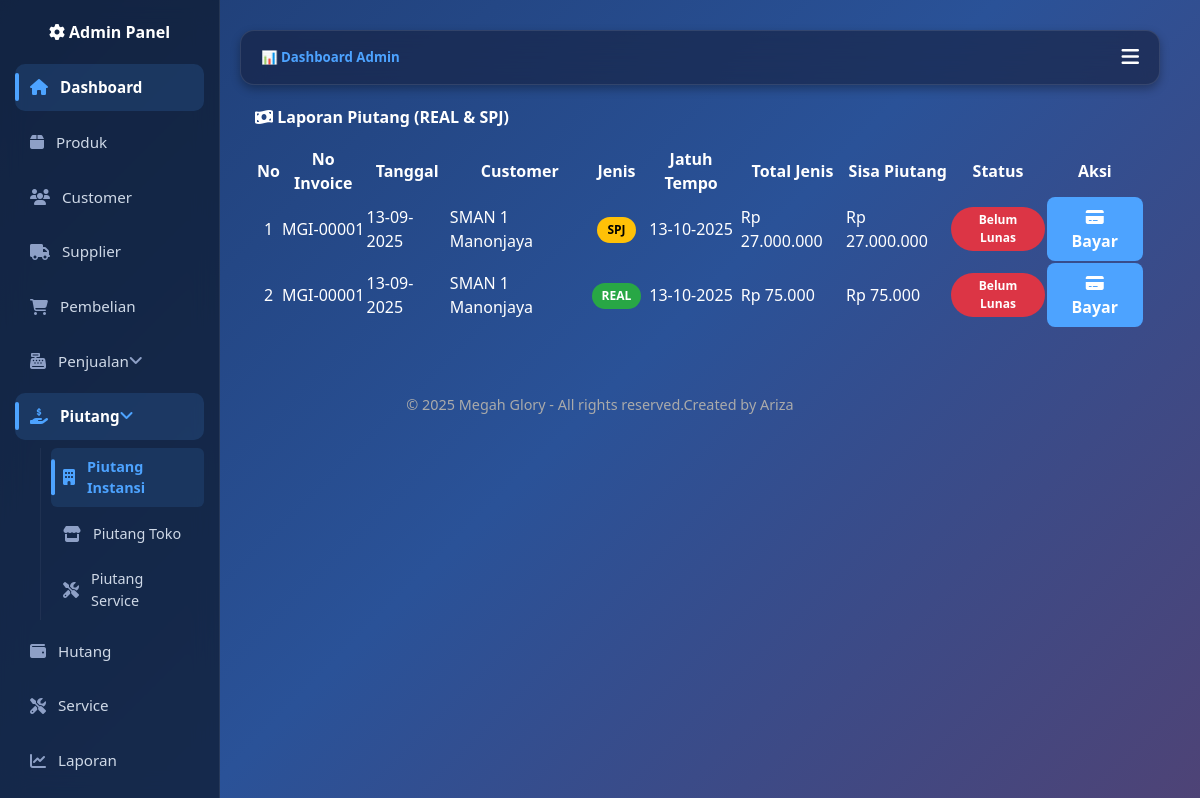
The page /Admin/Piutang/instansi/index.php (signed in) on the database its author committed.
### tables this page shows
CREATE TABLE `penjualan_instansi` (
  `id` int(11) NOT NULL,
  `no_invoice` varchar(30) NOT NULL,
  `tanggal` date NOT NULL,
  `customer_id` int(11) NOT NULL,
  `jenis_penjualan` enum('SPJ','Real','SPJ+Real') NOT NULL,
  `keterangan` text DEFAULT NULL,
  `total` decimal(15,2) DEFAULT 0.00,
  `dpp` decimal(15,2) DEFAULT 0.00,
  `ppn` decimal(15,2) DEFAULT 0.00,
  `pph` decimal(15,2) DEFAULT 0.00,
  `biaya_adm` decimal(15,2) DEFAULT 0.00,
  `total_masuk` decimal(15,2) DEFAULT 0.00,
  `status` enum('Lunas','Belum Lunas') DEFAULT 'Belum Lunas',
  `created_at` timestamp NOT NULL DEFAULT current_timestamp(),
  `updated_at` timestamp NOT NULL DEFAULT current_timestamp() ON UPDATE current_timestamp()
);

CREATE TABLE `customer` (
  `id` int(11) NOT NULL,
  `nama_customer` varchar(100) NOT NULL,
  `jenis` enum('Toko','Instansi') DEFAULT 'Toko',
  `alamat` text DEFAULT NULL,
  `no_telp` varchar(30) DEFAULT NULL,
  `email` varchar(100) DEFAULT NULL
);

### Admin/Piutang/instansi/index.php (the view, shortened to what this page needs)
<?php
include "../../../config.php";
include "../../../header.php";
function rupiah($angka) {
    return "Rp " . number_format($angka, 0, ',', '.');
}
$sql = "
SELECT
    p.id,
    p.no_invoice,
    p.tanggal,
    c.nama_customer,
    d.jenis_item AS jenis_piutang,
    SUM(d.subtotal) AS total_jenis,
    pi.jatuh_tempo,
    ROUND(
      (SUM(d.subtotal) / SUM(SUM(d.subtotal)) OVER (PARTITION BY p.id)) * pi.sisa_piutang,
      0
    ) AS sisa_per_jenis,
    pi.status
FROM penjualan_instansi p
JOIN customer c ON p.customer_id = c.id
JOIN penjualan_instansi_detail d ON p.id = d.penjualan_id
JOIN piutang_instansi pi ON pi.penjualan_id = p.id
WHERE pi.sisa_piutang > 0
GROUP BY p.id, d.jenis_item, p.no_invoice, p.tanggal, c.nama_customer, pi.jatuh_tempo, pi.sisa_piutang, pi.status
ORDER BY p.tanggal DESC, p.no_invoice;
";
$result = $conn->query($sql);
?>
<div class="container-fluid">
  <div class="d-flex justify-content-between align-items-center mb-3">
    <h4><i class="fa fa-money-bill-wave"></i> Laporan Piutang (REAL & SPJ)</h4>
  </div>
  <div class="card-dark">
    <table class="table table-bordered table-striped align-middle">
      <thead class="table-primary text-center">
        <tr>
          <th>No</th>
          <th>No Invoice</th>
          <th>Tanggal</th>
          <th>Customer</th>
          <th>Jenis</th>
          <th>Jatuh Tempo</th>
          <th>Total Jenis</th>
          <th>Sisa Piutang</th>
          <th>Status</th>
          <th>Aksi</th>
        </tr>
      </thead>
      <tbody>
        <?php if ($result && $result->num_rows > 0): ?>
          <?php $no=1; while($row = $result->fetch_assoc()): ?>
            <tr>
              <td class="text-center"><?= $no++ ?></td>
              <td><?= htmlspecialchars($row['no_invoice']) ?></td>
              <td><?= date("d-m-Y", strtotime($row['tanggal'])) ?></td>
              <td><?= htmlspecialchars($row['nama_customer']) ?></td>
              <td class="text-center">
                <?php if ($row['jenis_piutang']=='SPJ'): ?>
                  <span class="badge bg-warning text-dark">SPJ</span>
                <?php else: ?>
                  <span class="badge bg-success">REAL</span>
                <?php endif; ?>
              </td>
              <td class="text-center"><?= date("d-m-Y", strtotime($row['jatuh_tempo'])) ?></td>
              <td class="text-end"><?= rupiah($row['total_jenis']) ?></td>
              <td class="text-end"><?= rupiah($row['sisa_per_jenis']) ?></td>
              <td class="text-center">
                <span class="badge <?= $row['status']=='Lunas'?'bg-success':'bg-danger' ?>">
                  <?= $row['status'] ?>
                </span>
              </td>
              <td class="text-center">
                <?php if ($row['status'] == 'Belum Lunas'): ?>
                  <a href="bayar.php?id=<?= $row['id'] ?>&jenis=<?= $row['jenis_piutang'] ?>"
                     class="btn btn-sm btn-primary">
                    <i class="fa fa-credit-card"></i> Bayar
                  </a>
                <?php else: ?>
                  <span class="text-muted">-</span>
                <?php endif; ?>
              </td>
            </tr>
          <?php endwhile; ?>
        <?php else: ?>
          <tr>
            <td colspan="10" class="text-center">Belum ada data piutang</td>
          </tr>
        <?php endif; ?>
      </tbody>
    </table>
  </div>
</div>
<?php include "../../../footer.php"; ?>

### assets/css/base.css (style rules this page uses)
:root { --primary: #009688; --secondary: #6c757d; --success: #28a745; --danger: #dc3545; --warning: #ffc107; --info: #17a2b8; --light: #f8f9fa; --dark: #212529; --body-bg: #0a1930; --body-color: #ffffff; }
* { box-sizing: border-box; margin: 0; padding: 0; }
body { font-family: 'Segoe UI', sans-serif; background: linear-gradient(135deg, #1e3c72, #2a5298, #4e4376); color: var(--body-color); line-height: 1.5; }
a { text-decoration: none; color: inherit; }
.container-fluid { width: 100%; padding: 0 15px; margin: 0 auto; }
.text-center { text-align: center !important; }
.mb-3 { margin-bottom: 1rem !important; }
.d-flex { display: flex !important; }
.bg-success { background-color: var(--success) !important; color: #fff !important; }
.bg-danger { background-color: var(--danger) !important; color: #fff !important; }
.bg-warning { background-color: var(--warning) !important; color: #000 !important; }

### assets/css/components.css (style rules this page uses)
.btn { display: inline-block; padding: 8px 15px; border-radius: 8px; font-weight: 600; cursor: pointer; transition: 0.3s; text-align: center; }
.btn-primary { background: #4da3ff; color: #fff; }
::placeholder { color: #aaa; }
.badge { display: inline-block; padding: 4px 10px; border-radius: 50px; font-size: 0.75rem; font-weight: 600; color: #fff; }

### assets/css/custom.css (style rules this page uses)
html, body { height: 100%; margin: 0; display: flex; flex-direction: column; }

### rows shown on the page
penjualan_instansi: no_invoice "MGI-00001", tanggal "13-09-2025", customer.nama_customer "SMAN 1 Manonjaya", shows "SPJ", jatuh_tempo "13-10-2025", total_jenis "Rp 27.000.000", sisa_per_jenis "Rp 27.000.000", status "Belum Lunas", total_jenis "Rp 75.000", sisa_per_jenis "Rp 75.000"
